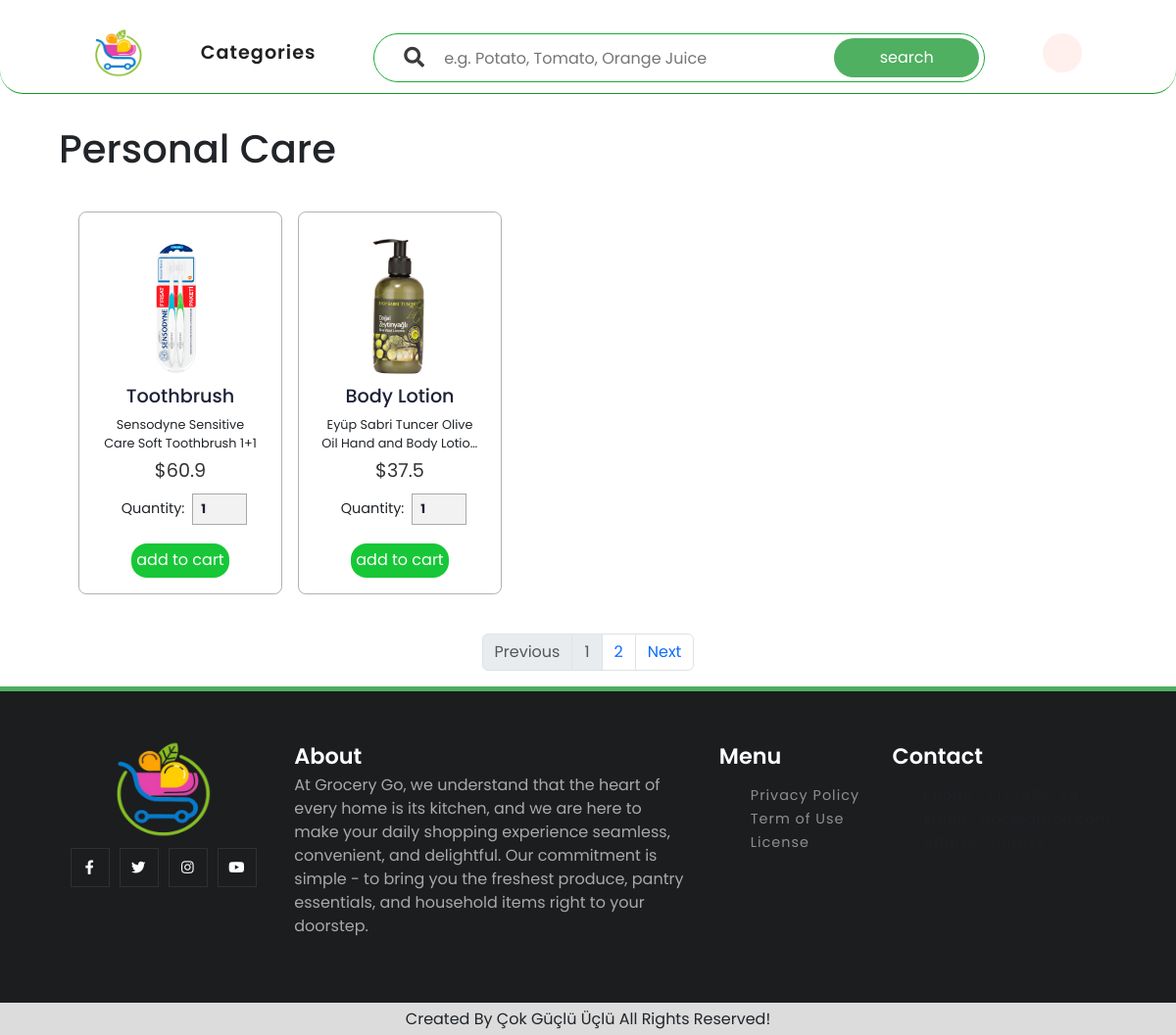
Before: /item/category/personalcare/ with the older database file.
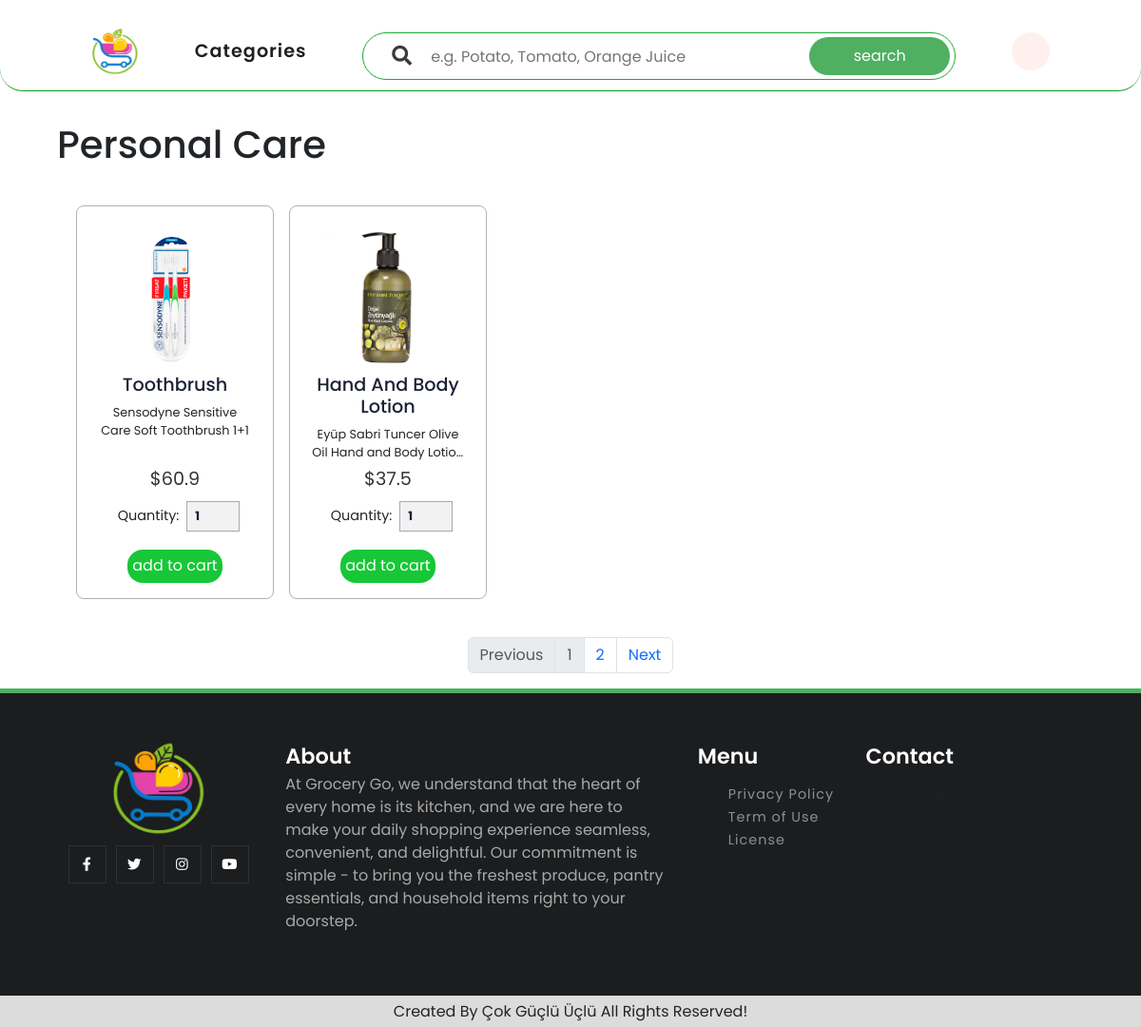
After: the same page with the newer database file.
### item/models.py (models this page shows, shortened)
class Category(models.Model):
    name = models.CharField(max_length=100, unique=True)
    icon = models.ImageField(upload_to='category_icons', blank=True, null=True)
    slug = models.SlugField(max_length=100, unique=True)
    class Meta:
        verbose_name_plural = 'Categories'

class Product(models.Model):
    name = models.CharField(max_length=100)
    image = models.ImageField(upload_to='product_images', blank=True, null=True)
    price = models.FloatField(null=False, blank=False)
    description = models.TextField()
    slug = models.SlugField(max_length=100, unique=True)

### item/views.py (the view)
# urls.py: path("category/<slug:category_slug>/", category, name="category"),
def category(request, category_slug):
    category_object = get_object_or_404(Category, slug=category_slug)
    categories = Category.objects.all()
    associated_products = Product.objects.filter(productcategory__category=category_object)
    paginator = Paginator(associated_products,2)
    page = request.GET.get('page',1)
    page_obj = paginator.page(page)
    context = {
        'categories': categories,
        'category': category_object,
        'page_obj' : page_obj,
    }
    return render(request, 'item/category.html', context)

### item/templates/item/category.html (shortened to what this page needs)
{% extends 'layout.html' %}
{% load static %}
{% block additionalStyles %}
  <link rel="stylesheet" href="{% static 'css/product.css' %}">
  <link rel="stylesheet" href="{% static 'css/bootstrap.css' %}">
{% endblock %}
{% block content %}
  <h1 style="margin-left: 5vw;" > {{category.name}} </h1>
  <div class="product-container">
    {% for product in page_obj.object_list %}
      <div class="product-box" id="{{ product.slug }}">
        <img src="{{ product.image.url }}" alt="">
        <h3> {{ product.name }}</h3>
        <p class="description multiline">{{ product.description }}</p>
        <div class="bottom-section">
          <div class="price">${{ product.price }}</div>
            <div class="quantity">
              <span>quantity: </span>
              <input type="number" min="1" max="10" value="1">
            </div>
            {% if user.is_authenticated %}
              {% csrf_token %}
              <a class="btn" onclick='dbAddToCart("{{product.slug}}","{% url 'cart:add_item_to_cart' %}")' >add to cart</a>
            {% else %}
              <a class="btn" onclick='showErrorModal("Please, login to add product to cart"); openLoginForm();' >add to cart</a>
            {% endif %}
          </div>
        </div>
    {% endfor %}
  </div>
  {% include "item/partials/_pagination.html" %}
{% endblock %}

### templates/layout.html (shortened to what this page needs)
<!DOCTYPE html>
{% load static %}
<html>
<head>
    <link rel="stylesheet" href="https://pro.fontawesome.com/releases/v5.10.0/css/all.css" />
    <link rel="stylesheet" href="{% static 'css/layout.css' %}" />
    {% block additionalStyles %}{% endblock %}
</head>
<body>
    {% include "partials/_messages.html" %}
    {% include "partials/_navbar.html" %}
    {% block content %}{% endblock %}
    {% include "partials/_footer.html" %}
</body>
</html>

### templates/partials/_messages.html (shortened to what this page needs)
{% load static %}
{% block additionalStyles %}
    <link rel="stylesheet" href="{% static 'css/bootstrap.css' %}" />
{% endblock %}

### templates/partials/_navbar.html (shortened to what this page needs)
{% load static %}
<nav class="navigation">
    <a href="{% url 'core:index' %}" ><img id="logo" class="logo" src="{% static 'images/trlogo.png' %}" alt=""></a>
    <div id="category-dropdown-menu" class="dropdown">
        <a href="#" class="title-categories">Categories</a>
    </div>
    <form action="#" class="search-box" onsubmit="return false;">
        <i class="fas fa-search"></i>
        <input type="text" class="search-input" placeholder="e.g. Potato, Tomato, Orange Juice" name="search" required>
        <input type="submit" class="search-btn" onclick="return searchProducts();" value="search">
    </form>
    <div class="right-nav">
        {% if user.is_authenticated %}
            {% if user.is_staff %}
                <a id="admin-icon" href="{% url 'admin:index' %}" class="admin">
                    <i class="fas fa-address-card"></i>
                </a>
            {% endif %}
            <a id="user-icon" href="{% url 'user:profile' %}" class="user">
                <i class="fas fa-user"></i>
            </a>
            <a id="logout-icon" href="{% url 'user:logout' %}" class="logout">
                <i class="fas fa-sign-out"></i>
            </a>
            <a id="cart-icon" href="{% url 'cart:cart' %}" class="cart" data-update-url="{% url 'cart:update_navbar_cart' %}">
                <i class="fas fa-shopping-cart"></i>
                <span>0</span>
                <script onload="updateNavbarCart()" src="{% static 'js/cart-icon.js' %}"></script>
            </a>
        {% else %}
            <a id="user-icon" class="user">
                <i class="fal fa-user"></i>
            </a>
        {% endif %}
    </div>
</nav>

### user/templates/user/login.html (shortened to what this page needs)
{% load static %}

### item/templates/item/partials/_pagination.html
{% if page_obj.paginator.num_pages > 1 %}
    <nav aria-label="Page navigation example">
        <ul class="pagination">
            {% if page_obj.has_previous %}
                <li class="page-item"><a class="page-link" href="?page={{ page_obj.previous_page_number }}">Previous</a></li>
            {% else %}
                <li class="page-item disabled"><a class="page-link" href="#">Previous</a></li>
            {% endif %}
                {% for i in page_obj.paginator.page_range %}
                    {% if page_obj.number == i %}
                        <li class="page-item disabled"><a class="page-link" href="#">{{i}}</a></li>
                    {% else %}
                        <li class="page-item"><a class="page-link" href="?page={{i}}">{{i}}</a></li>
                    {% endif %}
                {% endfor %}
            {% if page_obj.has_next %}
                <li class="page-item"><a class="page-link" href="?page={{ page_obj.next_page_number }}">Next</a></li>
            {% else %}
                <li class="page-item disabled"><a class="page-link" href="#">Next</a></li>
            {% endif %}
        </ul>
    </nav>
{% endif %}

### templates/partials/_footer.html
{% load static %}
<footer>
    <div class="footer-container">
        <div class="footer-logo">
            <a href="{% url 'core:index' %}" class="logo">
                <img id="footer-logo" class="logo" src="{% static 'images/trlogo.png' %}" >
            </a>
            <div class="footer-social">
                <a href="{% url 'core:index' %}"><i class="fab fa-facebook-f"></i></a>
                <a href="{% url 'core:index' %}"><i class="fab fa-twitter"></i></a>
                <a href="{% url 'core:index' %}"><i class="fab fa-instagram"></i></a>
                <a href="{% url 'core:index' %}"><i class="fab fa-youtube"></i></a>
            </div>
        </div>
        <div class="footer-links">
            <strong>About</strong>
            <p id="footer-about">At Grocery Go, we understand that the heart of every home is its kitchen, and we are here to make your daily shopping experience seamless, convenient, and delightful. Our commitment is simple - to bring you the freshest produce, pantry essentials, and household items right to your doorstep.</p>
        </div>
        <div class="footer-links">
            <strong>Menu</strong>
            <ul>
                <li><a href="">Privacy Policy</a></li>
                <li><a href="">Term of Use</a></li>
                <li><a href="">License</a></li>
            </ul>
        </div>
        <div class="footer-links">
            <strong>Contact</strong>
            <ul>
                <li><a id="footer-phone">Phone  : +123456789</a></li>
                <li><a id="footer-email">Email  : abc@gmail.com</a></li>
                <li><a id="footer-address">Adress : adress</a></li>
            </ul>
        </div>
    </div>
</footer>
<div class="credit">created by <span> çok güçlü üçlü </span> all rights reserved!</div>

### static/css/layout.css (style rules this page uses)
* { font-family: poppins; margin: 0px; padding: 0px; box-sizing: border-box; scroll-behavior: smooth; }
ul { list-style: none; }
a { text-decoration: none!important; }
body { margin: 0px; margin-top: 0px; padding: 0px; font-family: poppins; }
.navigation { border-bottom: 1px solid rgba(0, 150, 18, 0.947); border-bottom-right-radius: 1.5rem; border-bottom-left-radius: 1.5rem; display: flex; flex-direction: row; flex-wrap: nowrap; justify-content: space-between; align-content: center; align-items: center; padding-top: 1.5rem; padding-bottom: 0.7rem; padding-left: 6rem; padding-right: 6rem; margin-bottom: 2rem; max-width: 100%; width: 100%; background-color: #fff; }
.logo { font-size: 1.5rem; font-weight: 600; letter-spacing: 1px; color: #202020; }
.title-categories { font-size: 1.2rem; font-weight: 600; letter-spacing: 1px; color: #202020; }
.search-box { border: 1px solid #1bac36; height: 50px; display: flex; align-items: center; padding: 0px 5px 0px 20px; border-radius: 30px; }
.search-box i { font-size: 1.3rem; color: #3b3b3b; margin: 0px 10px; }
.search-box .search-input { height: 40px; border: none; width: 100%; padding: 0px 10px; outline: none; }
.search-box .search-btn { width: 220px; height: 40px; border-radius: 30px; background-color: #4eb060; border: none; color: #ffffff; outline: none; cursor: pointer; transition: all ease 0.3s; }
.right-nav { display: flex; grid-gap: 20px; }
.right-nav a { width: 40px; height: 40px; display: flex; justify-content: center; align-items: center; border-radius: 50%; position: relative; }
.right-nav .user { background-color: #fff0ee; color: #ff6c57; }
footer { background-color: #1b1d1f; padding: 50px 20px; border-top: 5px solid #4eb060; }
.footer-container { max-width: 1100px; margin: auto; display: flex; justify-content: space-around; align-items: flex-start; }
.footer-logo { display: flex; flex-direction: column; justify-content: center; align-items: center; }
.footer-logo a { color: #ffffff; font-size: 1.4rem; font-weight: 600; letter-spacing: 1px; }
.footer-social { display: flex; margin-top: 10px; }
.footer-social a { width: 40px; height: 40px; display: flex; justify-content: center; align-items: center; color: #ffffff; border: 1px solid #ffffff15; font-size: 0.9rem; margin: 0px 5px; transition: all ease 0.3s; }
.footer-links strong { color: #ffffff; font-size: 1.4rem; font-weight: 600; }
.footer-links p { color: darkgray; width: 25rem; }
.footer-links ul { margin-top: 10px; }
.footer-links ul li a { color: #ffffff; opacity: 0.5; margin: 4px 0px; font-size: 0.9rem; letter-spacing: 1px; transition: all ease 0.3s; }
.credit { display: block; width: 100%; text-transform: capitalize; padding: 0.3rem; background: #dcdcdc; text-align: center; }
#logo { width: 50px; height: 50px; }
#footer-logo { width: 100px; height: 100px; }
:root { --swiper-theme-color: #007aff; --swiper-navigation-size: 44px; --primary-color: #3bb77e; --secondary: #ffba43; --bg: #e2f9ee; --black: #1c2137; --white: #fff; --box-shadow: 0 .5rem 1rem rgba(0, 0, 0, 0.1); }
:root { --primary-color: #3bb77e; --box-shadow: 0 0.2rem 0.4rem rgba(0, 0, 0, 0.1); --white: #fff; --black: #1c2137; }

Changed rows visible on the page:
changed Product "Eyüp Sabri Tuncer Olive Oil Hand and Body…": name "Body Lotion" → "Hand And Body Lotion"
